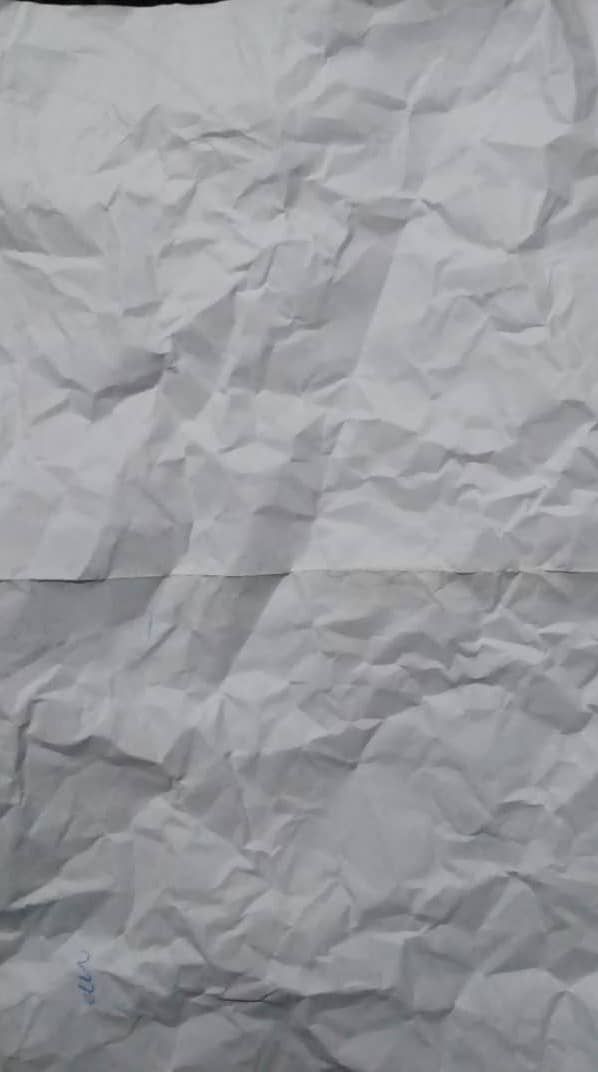
#> input picture noise-images/29.jpeg, 598 x 1072 px; its folder holds 4 pictures in this run
$ python concatNoiseVert.py
#> lines starting #> are read from the running program, lines starting #| are printed output that depends on the picture
import cv2
import numpy as np
import random as r
import skimage

cv2 = cv2.cv2
width, height = 1335, 4291

for i in range(20):
    noise1 = r.randint(26,30)

    # if noise1 is not prev:
    noise_img1 = cv2.imread("noise-images/"+str(noise1)+".jpeg")
#> noise_img1 is the input picture: shape (1072, 598, 3); mean B, G, R 158.4, 154.3, 153.4
    print(noise_img1.shape)
#| (1072, 598, 3)

    # noise = cv2.resize(noise, (int(width/10), int(height/10)))
    concatenated1 = np.vstack((noise_img1, noise_img1))
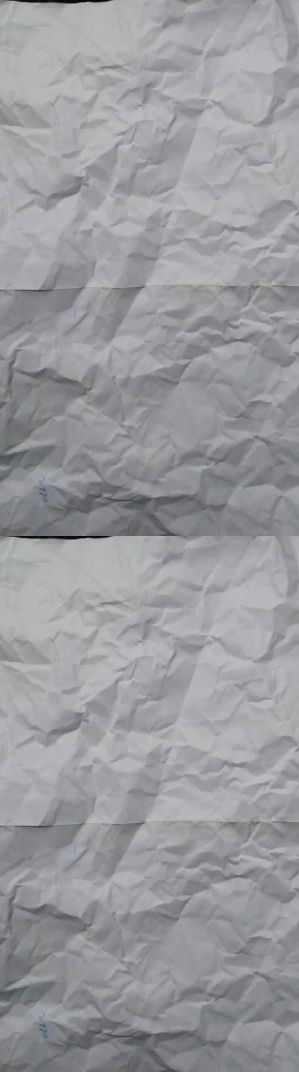
#> concatenated1: shape (2144, 598, 3) (shown at 1/2 size); mean B, G, R 158.4, 154.3, 153.4
    # concatenated = np.concatenate([(noise.shape[0], noise.shape[1]), (noise.shape[0], noise.shape[1])])

    skimage.io.imsave("noise-images/"+str(30+i+1)+".jpeg", concatenated1)
#> (the run stopped early here; a loop or call above may not have finished)
